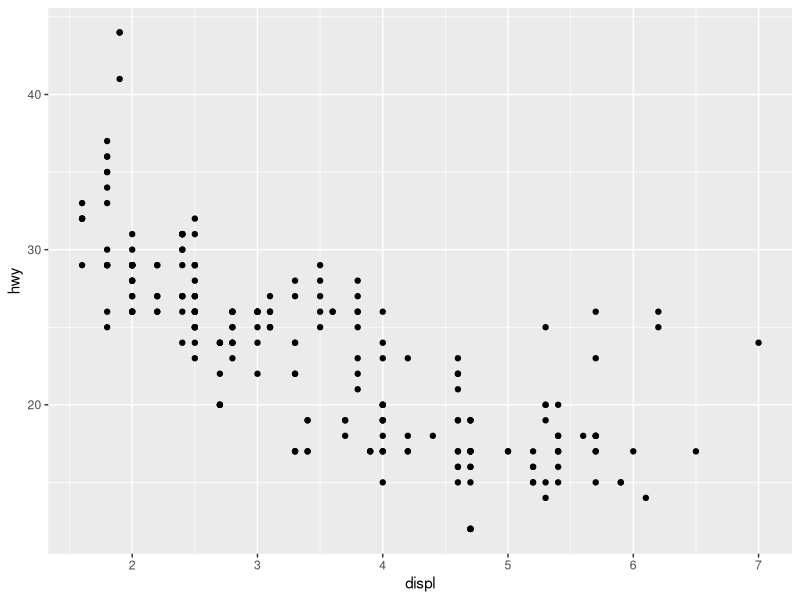
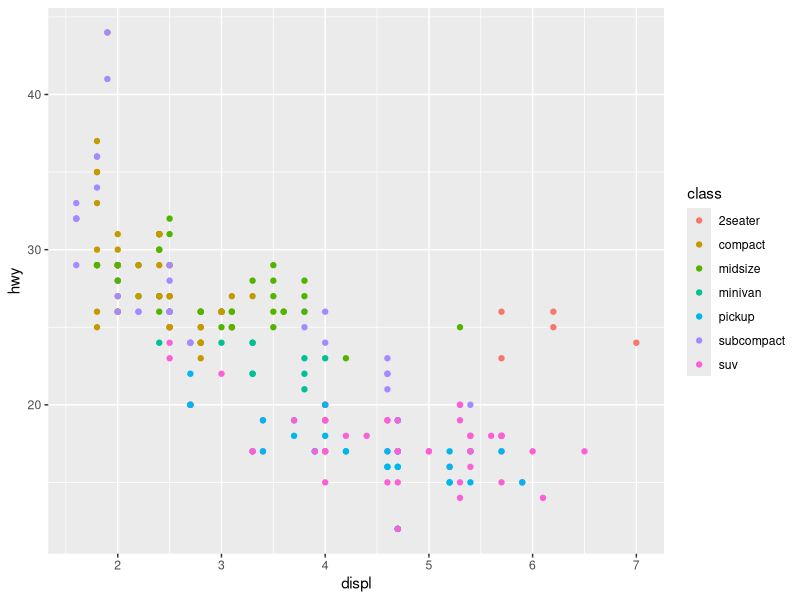
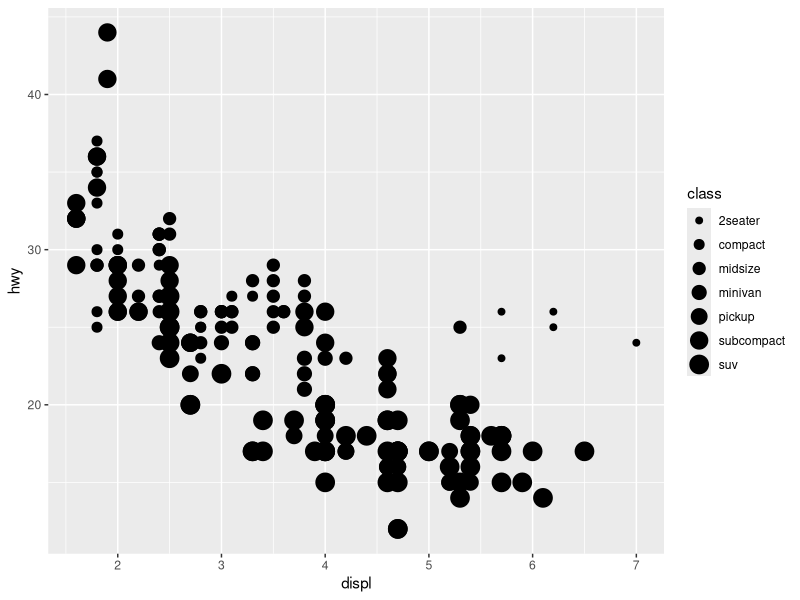
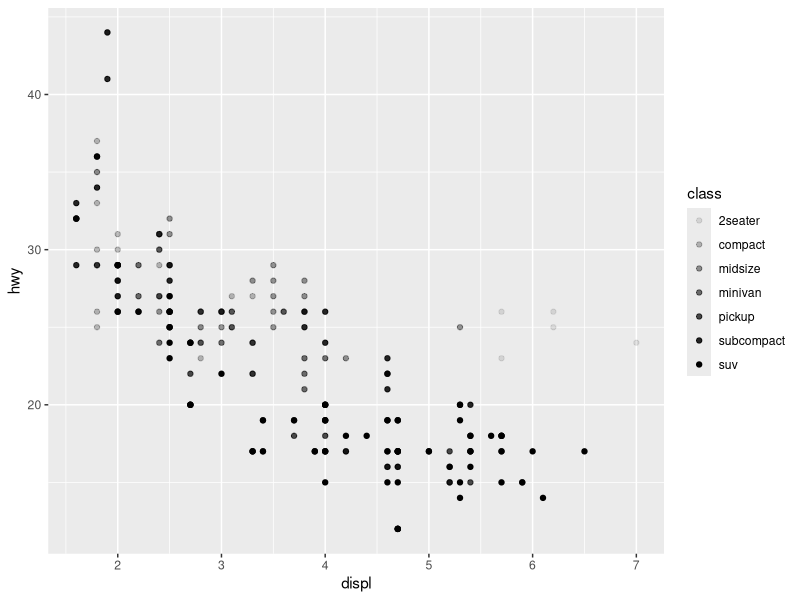
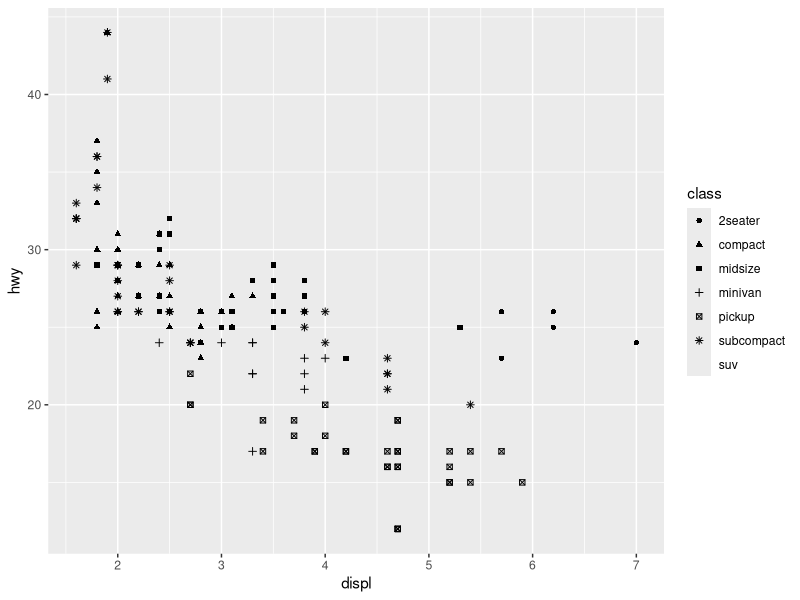
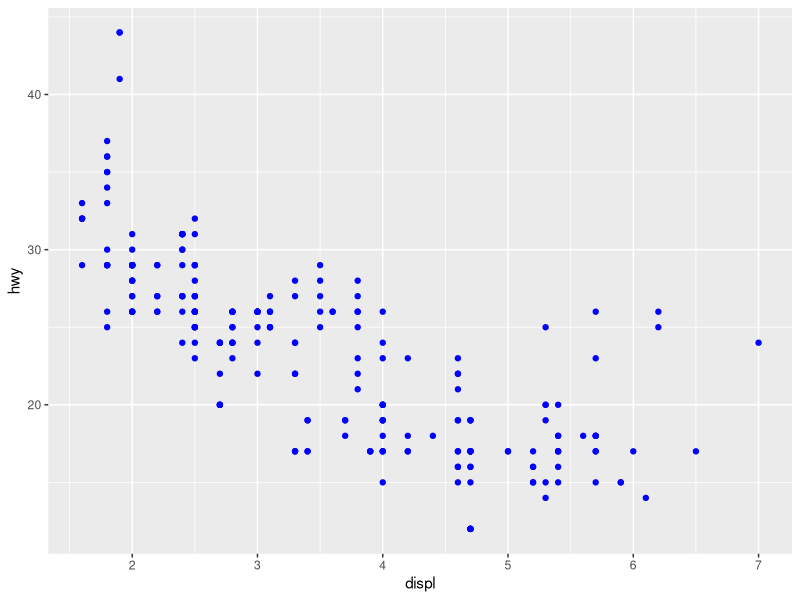
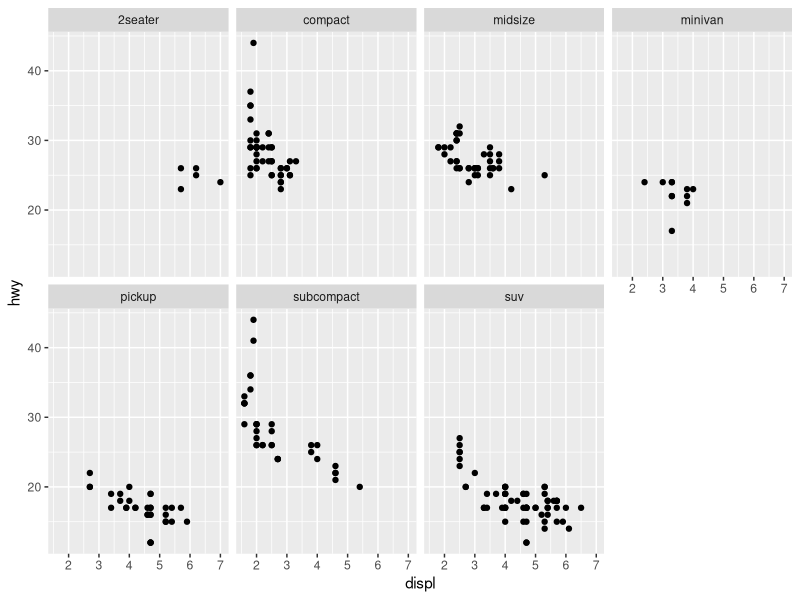
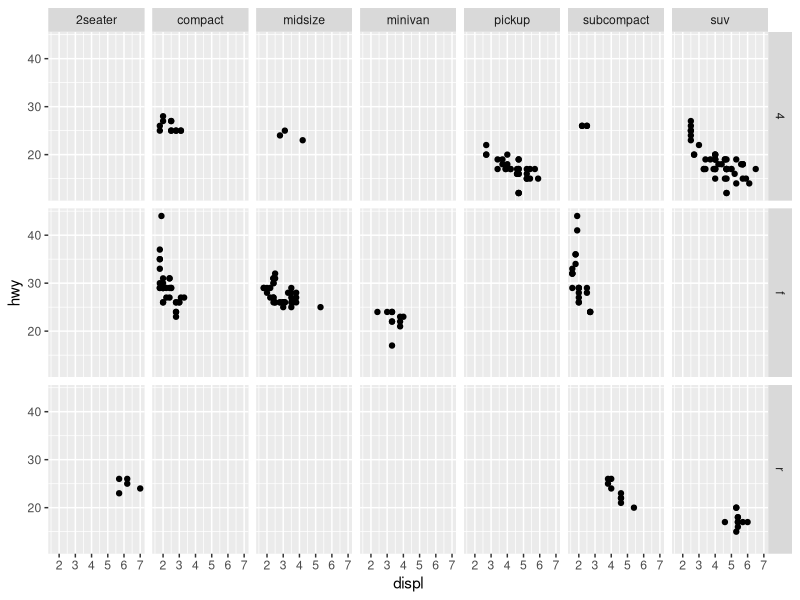

Reproduce these figures in R, in order.
## ---- chunk 1
knitr::opts_chunk$set(fig.align = 'center', cache = TRUE)
## ---- chunk 2
    library("tidyverse")
## ---- chunk 3
    mpg
## ---- chunk 4
    ggplot(data = mpg) + 
      geom_point(mapping = aes(x = displ, y = hwy))
## ---- chunk 5
    ggplot(data = mpg) + 
      geom_point(mapping = aes(x = displ, y = hwy, color = class))
## ---- chunk 6
    ggplot(data = mpg) + 
      geom_point(mapping = aes(x = displ, y = hwy, size = class))
## ---- chunk 7
    ggplot(data = mpg) + 
      geom_point(mapping = aes(x = displ, y = hwy, alpha = class))
## ---- chunk 8
    ggplot(data = mpg) + 
      geom_point(mapping = aes(x = displ, y = hwy, shape = class))
## ---- chunk 9
    ggplot(data = mpg) + 
      geom_point(mapping = aes(x = displ, y = hwy), color = "blue")
## ---- chunk 10
    ggplot(data = mpg) + 
      geom_point(mapping = aes(x = displ, y = hwy)) + 
      facet_wrap(~ class, nrow = 2)
## ---- chunk 11
    ggplot(data = mpg) + 
      geom_point(mapping = aes(x = displ, y = hwy)) + 
      facet_grid(drv ~ class)
## ---- chunk 12
    ggplot(data = mpg) + 
      geom_smooth(mapping = aes(x = displ, y = hwy))
## ---- chunk 13
    ggplot(data = mpg) + 
      geom_smooth(mapping = aes(x = displ, y = hwy, linetype = drv))
## ---- chunk 14
    ggplot(data = mpg) + 
      geom_smooth(mapping = aes(x = displ, y = hwy, color = drv))
## ---- chunk 15
    ggplot(data = mpg) + 
      geom_point(mapping = aes(x = displ, y = hwy)) + 
      geom_smooth(mapping = aes(x = displ, y = hwy))
## ---- chunk 16
    ggplot(data = mpg, mapping = aes(x = displ, y = hwy)) + 
      geom_point() + geom_smooth()
## ---- chunk 17
    ggplot(data = mpg, mapping = aes(x = displ, y = hwy)) + 
      geom_point(mapping = aes(color = class)) + 
      geom_smooth(data = filter(mpg, class == "subcompact"), se = FALSE)
## ---- chunk 18
    diamonds
## ---- chunk 19
    ggplot(data = diamonds) + 
      geom_bar(mapping = aes(x = cut))
## ---- chunk 20
    ggplot(data = diamonds) + 
      stat_count(mapping = aes(x = cut))
## ---- chunk 21
    ggplot(data = diamonds) + 
      geom_bar(mapping = aes(x = cut, y = ..prop.., group = 1))    
## ---- chunk 22
    ggplot(data = diamonds) + 
      geom_bar(mapping = aes(x = cut, colour = cut))
## ---- chunk 23
    ggplot(data = diamonds) + 
      geom_bar(mapping = aes(x = cut, fill = cut))
## ---- chunk 24
    ggplot(data = diamonds) + 
      geom_bar(mapping = aes(x = cut, fill = clarity))
## ---- chunk 25
    ggplot(data = mpg) + 
      geom_point(mapping = aes(x = displ, y = hwy), position = "jitter")
## ---- chunk 26
    ggplot(data = mpg) + 
      geom_jitter(mapping = aes(x = displ, y = hwy))
## ---- chunk 27
    ggplot(data = diamonds) + 
      geom_bar(mapping = aes(x = cut, fill = clarity), position = "fill")
## ---- chunk 28
    ggplot(data = diamonds) + 
      geom_bar(mapping = aes(x = cut, fill = clarity), position = "dodge")
## ---- chunk 29
    ggplot(data = diamonds) + 
      geom_bar(mapping = aes(x = cut, fill = clarity), position = "stack")
## ---- chunk 30
    ggplot(data = mpg, mapping = aes(x = class, y = hwy)) + 
      geom_boxplot()
## ---- chunk 31
    ggplot(data = mpg, mapping = aes(x = class, y = hwy)) + 
      geom_boxplot() + 
      coord_cartesian(xlim = c(0, 5))
## ---- chunk 32
    ggplot(data = mpg, mapping = aes(x = class, y = hwy)) + 
      geom_boxplot() + 
      coord_fixed(ratio = 1/2)
## ---- chunk 33
    ggplot(data = mpg, mapping = aes(x = class, y = hwy)) + 
      geom_boxplot() + 
      coord_flip()
## ---- chunk 34
    library("maps")
    nz <- map_data("nz")
    head(nz, 20)
## ---- chunk 35
ggplot(nz, aes(x = long, y = lat, group = group)) +
  geom_polygon(fill = "white", colour = "black")
## ---- chunk 36
    ggplot(nz, aes(long, lat, group = group)) +
      geom_polygon(fill = "white", colour = "black") +
      coord_quickmap()
## ---- chunk 37
    ggplot(mpg, aes(x = displ, y = hwy)) +
      geom_point(aes(color = class)) +
      geom_smooth(se = FALSE) +
      labs(title = "Fuel efficiency generally decreases with engine size")
## ---- chunk 38
    ggplot(mpg, aes(displ, hwy)) +
      geom_point(aes(color = class)) +
      geom_smooth(se = FALSE) + 
      labs(
        title = "Fuel efficiency generally decreases with engine size",
        subtitle = "Two seaters (sports cars) are an exception because of their light weight",
        caption = "Data from fueleconomy.gov"
      )
## ---- chunk 39
    ggplot(mpg, aes(displ, hwy)) +
    geom_point(aes(colour = class)) +
    geom_smooth(se = FALSE) +
    labs(
      x = "Engine displacement (L)",
      y = "Highway fuel economy (mpg)"
    )
## ---- chunk 40
    df <- tibble(x = runif(10), y = runif(10))
    ggplot(df, aes(x, y)) + geom_point() +
      labs(
        x = quote(sum(x[i] ^ 2, i == 1, n)),
        y = quote(alpha + beta + frac(delta, theta))
      )
## ---- chunk 41
    best_in_class <- mpg %>%
      group_by(class) %>%
      filter(row_number(desc(hwy)) == 1)
    best_in_class
## ---- chunk 42
    ggplot(mpg, aes(x = displ, y = hwy)) +
      geom_point(aes(colour = class)) +
      geom_text(aes(label = model), data = best_in_class)
## ---- chunk 43
    library("ggrepel")
    ggplot(mpg, aes(displ, hwy)) +
      geom_point(aes(colour = class)) +
      geom_point(size = 3, shape = 1, data = best_in_class) +
      ggrepel::geom_label_repel(aes(label = model), data = best_in_class)
## ---- chunk 44
    ggplot(mpg, aes(displ, hwy)) +
      geom_point(aes(colour = class)) +
      scale_x_continuous() +
      scale_y_continuous() +
      scale_colour_discrete()
## ---- chunk 45
    ggplot(mpg, aes(displ, hwy)) +
      geom_point() +
      scale_y_continuous(breaks = seq(15, 40, by = 5))
## ---- chunk 46
    ggplot(mpg, aes(displ, hwy)) +
      geom_point() +
      scale_x_continuous(labels = NULL) +
      scale_y_continuous(labels = NULL)
## ---- chunk 47
    ggplot(mpg, aes(x = displ, y = hwy)) +
      geom_point() +
      scale_y_log10()
## ---- chunk 48
    ggplot(mpg, aes(x = displ, y = hwy)) +
      geom_point() +
      scale_x_reverse()
## ---- chunk 49
    ggplot(mpg, aes(displ, hwy)) +
      geom_point(aes(colour = class)) + 
      theme(legend.position = "left")
## ---- chunk 50
    ggplot(mpg, mapping = aes(displ, hwy)) +
      geom_point(aes(color = class)) +
      geom_smooth() +
      coord_cartesian(xlim = c(5, 7), ylim = c(10, 30))
## ---- chunk 51
    ggplot(mpg, mapping = aes(displ, hwy)) +
      geom_point(aes(color = class)) +
      geom_smooth() +
      xlim(5, 7) + ylim(10, 30)
## ---- chunk 52
    ggplot(mpg, mapping = aes(displ, hwy)) +
      geom_point(aes(color = class)) +
      geom_smooth() +
      scale_x_continuous(limits = c(5, 7)) +
      scale_y_continuous(limits = c(10, 30))
## ---- chunk 53
    mpg %>%
      filter(displ >= 5, displ <= 7, hwy >= 10, hwy <= 30) %>%
      ggplot(aes(displ, hwy)) +
      geom_point(aes(color = class)) +
      geom_smooth()
## ---- chunk 54
    ggplot(mpg, aes(displ, hwy)) +
      geom_point(aes(color = class)) +
      geom_smooth(se = FALSE) +
      theme_bw()
## ---- chunk 55
ggplot(mpg, aes(displ, hwy)) + geom_point()
ggsave("my-plot.pdf")
